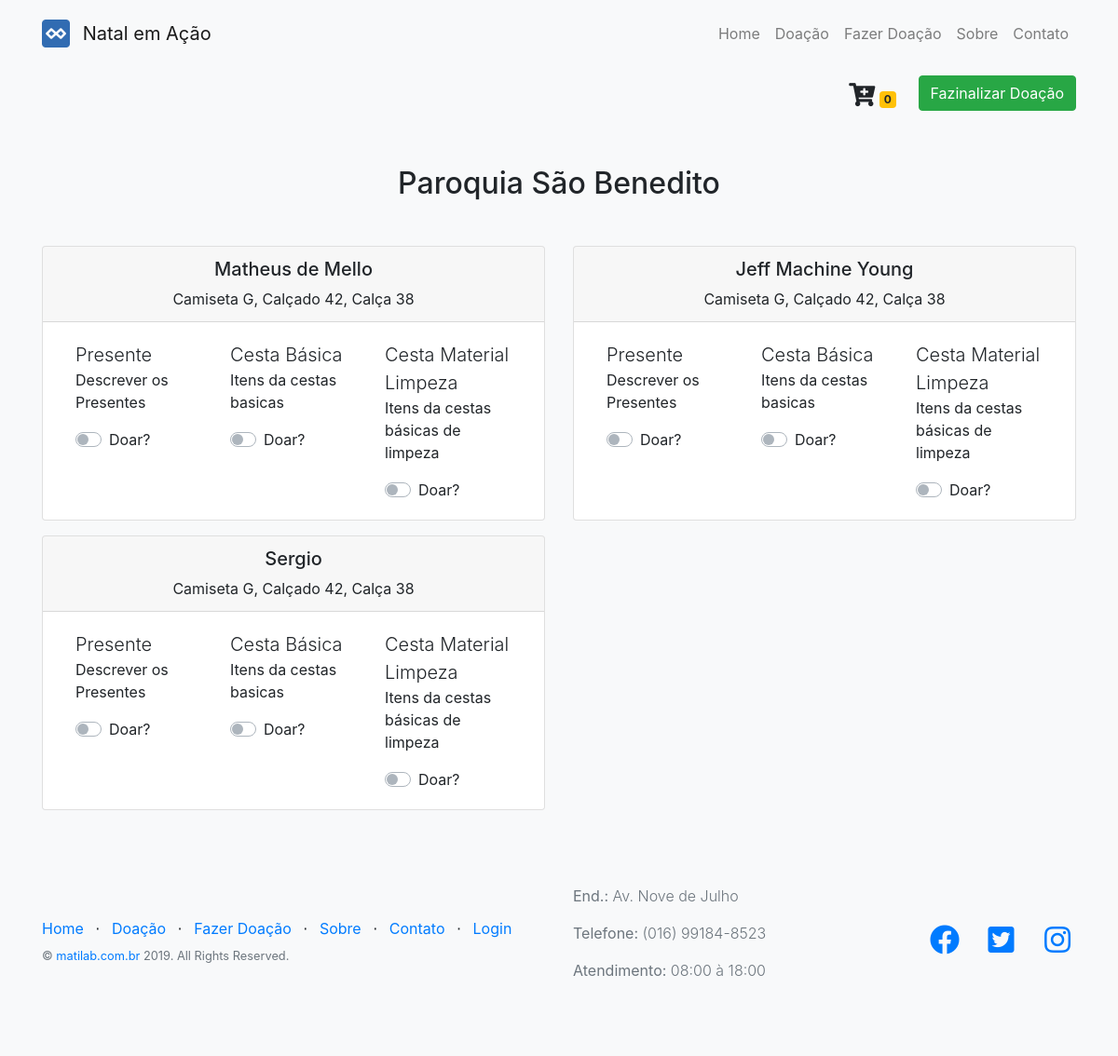
The app's page /doacao/doar with its own data.
### tables this page shows
CREATE TABLE `tbl_pagina` (
  `id_pagina` int(11) NOT NULL AUTO_INCREMENT,
  `pagina` varchar(150) NOT NULL,
  `url` varchar(150) NOT NULL,
  `principal` enum('Não','Sim') NOT NULL DEFAULT 'Não',
  `configuracao` enum('Não','Sim') NOT NULL DEFAULT 'Não',
  `ativo` enum('Ativo','Desativado') NOT NULL DEFAULT 'Ativo',
  `ordem` int(3) NOT NULL,
  PRIMARY KEY (`id_pagina`)
);

CREATE TABLE `tbl_entidade` (
  `id_entidade` int(11) NOT NULL AUTO_INCREMENT,
  `nome_entidade` varchar(150) NOT NULL,
  `nome_fantasia` varchar(250) NOT NULL,
  `endereco` varchar(250) NOT NULL,
  `numero` varchar(10) NOT NULL,
  `telefone` varchar(12) NOT NULL,
  `complemento` varchar(100) DEFAULT NULL,
  `ativo` enum('Ativo','Desativado') NOT NULL DEFAULT 'Ativo',
  PRIMARY KEY (`id_entidade`)
);

CREATE TABLE `tbl_movimento` (
  `id_movimento` int(11) NOT NULL AUTO_INCREMENT,
  `id_entidade` int(11) NOT NULL,
  `id_beneficiado` int(11) NOT NULL,
  `dt_periodo` date NOT NULL,
  PRIMARY KEY (`id_movimento`),
  KEY `fk_mov_entidade` (`id_entidade`),
  KEY `fk_mov_benef` (`id_beneficiado`),
  CONSTRAINT `fk_mov_benef` FOREIGN KEY (`id_beneficiado`) REFERENCES `tbl_beneficiado` (`id_beneficiado`),
  CONSTRAINT `fk_mov_entidade` FOREIGN KEY (`id_entidade`) REFERENCES `tbl_entidade` (`id_entidade`)
);

CREATE TABLE `tbl_beneficiado` (
  `id_beneficiado` int(11) NOT NULL AUTO_INCREMENT,
  `id_entidade` int(11) NOT NULL,
  `nome_benef` varchar(250) NOT NULL,
  `nr_rg_cpf` varchar(14) NOT NULL,
  `endereco` varchar(250) NOT NULL,
  `numero` varchar(10) NOT NULL,
  `telefone` varchar(12) NOT NULL,
  `complemento` varchar(100) DEFAULT NULL,
  `ativo` enum('Ativo','Desativado') NOT NULL DEFAULT 'Ativo',
  `caracteristicas` varchar(150) NOT NULL,
  PRIMARY KEY (`id_beneficiado`),
  KEY `fk_entidade_benef` (`id_entidade`),
  CONSTRAINT `fk_entidade_benef` FOREIGN KEY (`id_entidade`) REFERENCES `tbl_entidade` (`id_entidade`)
);

CREATE TABLE `tbl_tipo_doacao` (
  `id_tipo_doacao` int(11) NOT NULL AUTO_INCREMENT,
  `tipo` varchar(50) NOT NULL,
  `descricao` varchar(100) NOT NULL,
  PRIMARY KEY (`id_tipo_doacao`)
);

### application/libraries/Template.php (called while the page is built, shortened)
<?php
class Template {
	protected $CI;
	protected $data = [];
  public function __construct()
  {
    $this->CI =& get_instance();
    $this->arrJSExt = [];
    $this->data['arrCss'] = [];
  }
  public function show($view, $vars = array(), $return = FALSE)
  {
    $this->CI->load->model('Configuracao_model', 'cfg');
    $this->data['head'] = $this->CI->cfg->getPaginaConfig('cabecalho');
    $this->data['foot'] = $this->CI->cfg->getPaginaConfig('rodape');
    $this->data['pages'] = $this->CI->cfg->getPaginas();
    $this->data = array_merge($this->data, $vars);
    $this->CI->load->view('pagina/comuns/header', $this->data);
    $this->CI->load->view($view, $this->data, $return);
    $this->CI->load->view('pagina/comuns/footer', $this->data);
  }
  private function setJS(){
    $this->data['arrJS'] = [];
    array_push($this->data['arrJS'], base_url_webapp("js/componentes/bootstrap/jquery.min.js"));
    array_push($this->data['arrJS'], base_url_webapp("js/componentes/bootstrap/bootstrap.bundle.min.js"));
    array_push($this->data['arrJS'], base_url_webapp("js/componentes/bootstrap/bootstrap.min.js"));
    foreach($this->arrJSExt as $js)
      array_push($this->data['arrJS'], $js);
  }
	public function addScriptWebapp($js){
		array_push($this->arrJSExt, base_url_webapp("$js"));
	}
  public function addCssWebapp($css){
    array_push($this->data['arrCss'], base_url_webapp("$css"));
  }
}

### application/controllers/Welcome.php (called while the page is built, shortened)
<?php
class Welcome extends MY_Controller {
	public function index($slug = 'home')
	{
    	$this->data['slug'] = $slug;
		if (method_exists($this, $slug))
			$this->$slug();
		else
			show_404();
	}
	private function doar(){
    $this->template->addScriptWebapp('js/doar.js');
		$this->template->addCssWebapp('css/style/main-page.css');
		$this->data['doar'] = $this->projetos->getPaginaCampos('doar');
		$this->data['movimentos'] = $this->projetos->getMovimentos();
		$this->data['tipos'] = $this->projetos->getTipoDoacao();
    $this->data['countCart'] = count($this->projetos->getCarts());
		$this->template->show('pagina/doar', $this->data);
	}
}

### index.php (called while the page is built, shortened)
<?php
require_once BASEPATH.'core/CodeIgniter.php';

### application/helpers/funcoes_helper.php (called while the page is built, shortened)
<?php if ( ! defined('BASEPATH')) exit('No direct script access allowed');
function base_url_webapp($uri = '', $protocol = NULL) {
	$CI =& get_instance();
	$uri = 'assets/webapp/' . $uri;
	return $CI->config->base_url($uri, $protocol);
}
function nome_projeto(){
  return "Natal em Ação";
}
function is_set($array, $param){
  return isset($array[$param]) ? $array[$param] : "";
}

### application/models/Configuracao_model.php (called while the page is built, shortened)
<?php
class Configuracao_model extends CI_Model {
  public function getPaginas() {
    return $this->db->order_by('ordem')->get_where('tbl_pagina', ['ativo' => 'Ativo', 'configuracao' => 'Não'])->result();
  }
}

### application/models/Projetos_model.php (called while the page is built, shortened)
<?php
class Projetos_model extends CI_Model {
  public function getEntidades(){
    return $this->db->get_where('tbl_entidade',['ativo' => 'Ativo'])->result();
  }
  public function getBeneficiado($id){
    return $this->db->get_where('tbl_beneficiado',['ativo' => 'Ativo', 'id_beneficiado' => $id])->row();
  }
  public function getMovimentos(){
    $entidades = $this->getEntidades();
    foreach ($entidades as $key1 => $entidade) {
      $movs = $this->db->get_where('tbl_movimento', ['id_entidade' => $entidade->id_entidade])->result();
      foreach ($movs as $key => $mov) {
        $movs[$key]->benefeciado = $this->getBeneficiado($mov->id_beneficiado);
      }
      $entidades[$key1]->beneficiados = $movs;
    }
    return $entidades;
  }
  public function getTipoDoacao(){
    return $this->db->get_where('tipo_doacao')->result();
  }
}

### application/views/pagina/doar.php (the view, shortened to what this page needs)
<nav class="navbar navbar-expand-lg navbar-light bg-light" style="margin-top: 73px;">
  <div class="container">
    <ul class="navbar-nav ml-auto">
      <li class="nav-item">
        <div class="dropdown">
          <span class="fa fa-cart-plus my-2" id="overCart" style="font-size: 25px;"
            role="button" id="dropdownMenuLink" data-toggle="dropdown" aria-haspopup="true" aria-expanded="true"></span>
          <span class="badge badge-warning mr-4" id="countCart"><?= $countCart ?></span>
        </div>
      </li>
      <li class="nav-item">
        <a class="btn btn-success" href="#modalDoador" data-toggle="modal" data-target="#modalDoador">Fazinalizar Doação</a>
      </li>
    </ul>
  </div>
</nav>
<?php foreach ($movimentos as $key => $mov) : ?>
  <section class="text-center pt-5" id="doacao">
    <div class="container">
      <h2 class="mb-5"><?= $mov->nome_fantasia ?></h2>
      <div class="row">
      	<?php foreach ($mov->beneficiados as $key1 => $benef) : ?>
        <div class="col-lg-6">
          <div class=" mx-auto mb-5 mb-lg-0 mb-lg-3">
            <div class="card">
              <?= form_open('Welcome/realizar_doacao', ['id' => 'id_'.$key.$key1]) ?>
                <div class="card-header">
                  <h5><?= $benef->benefeciado->nome_benef ?></h5>
                  <smal><?= $benef->benefeciado->caracteristicas ?></smal>
                </div>
                <div class="card-body">
                  <div class="container">
                    <div class="row text-left">
                      <?php foreach ($tipos as $key2 => $tipo): ?>
                      <div class="col-lg-4">
                        <p class="lead mb-0"> <?= $tipo->tipo ?> </p>
                        <p><smal> <?= $tipo->descricao ?> </smal></p>
                        <div class="custom-control custom-switch">
                          <label class="custom-control-label" for="<?= 'chk_'.$key.$key1.$key2 ?>">Doar?</label>
                        </div>
                      </div>
                      <?php endforeach; ?>
                    </div>
                  </div>
                </div>
              <?= form_close() ?>
            </div>
          </div>
        </div>
    	<?php endforeach; ?>
      </div>
    </div>
  </section>
<?php endforeach; ?>

### application/views/pagina/comuns/header.php (shortened to what this page needs)
<!DOCTYPE html>
<html lang="en">
  <head>
    <link href="<?= base_url_webapp("css/components/fontawesome-free/all.min.css") ?>" rel="stylesheet">
    <link href="<?= base_url_webapp("css/components/simple-line-icons/css/simple-line-icons.css") ?>" rel="stylesheet" type="text/css">
    <link rel="stylesheet" href="<?= base_url_webapp("css/master.css") ?>">
    <?php if(isset($arrCss)) foreach($arrCss as $css): ?>
    <link rel="stylesheet" href="<?= $css ?>">
    <?php endforeach; ?>
  </head>
  <body class="bg-light">
	<nav class="navbar navbar-expand-lg fixed-top navbar-light bg-light py-3">
    <div class="container">
      <a class="navbar-brand" href="<?= base_url() ?>">
        <img src="<?= base_url("assets/images/apple-touch-icon.png") ?>" width="30" height="30" class="d-inline-block align-top mr-2" alt="">
        <?= nome_projeto() ?>
      </a>
      <div class="collapse navbar-collapse" id="navbarNav">
        <ul class="navbar-nav ml-auto">
          <?php foreach($pages as $page): ?>
          <li class="nav-item">
            <a class="nav-link" href="<?= base_url($page->url) ?>"><?= $page->pagina ?></a>
          </li>
          <?php endforeach; ?>
        </ul>
      </div>
    </div>
	</nav>

### application/views/pagina/comuns/footer.php (shortened to what this page needs)
<?php if (isset($foot)) : ?>
  <footer class="footer mt-auto bg-light" id="contato">
    <div class="container">
      <div class="row">
        <div class="col-lg-6 h-100 text-center text-lg-left my-auto">
          <ul class="list-inline mb-2">
            <?php foreach($pages as $page): ?>
            <li class="list-inline-item">
              <a href="<?= base_url($page->url) ?>"><?= $page->pagina ?></a>
            </li>
            <li class="list-inline-item">&sdot;</li>
            <?php endforeach; ?>
            <li class="list-inline-item">
              <a href="<?= base_url("accounts/login") ?>">Login</a>
            </li>
          </ul>
          <p class="text-muted small mb-4 mb-lg-0">&copy; <a href="http://www.matilab.com.br" target="_blank">matilab.com.br</a> 2019. All Rights Reserved.</p>
        </div>
        <div class="col-lg-3 h-100 text-center text-lg-left my-auto">
          <?php if (is_set($foot, 'endereco') !== ''): ?>
          <p class="text-muted font-weight-light"><b>End.:</b> <?= is_set($foot, 'endereco') ?></p>
          <?php endif; ?>
          <?php if (is_set($foot, 'telefone') !== ''): ?>
          <p class="text-muted font-weight-light"><b>Telefone:</b> <?= is_set($foot, 'telefone') ?></p>
          <?php endif; ?>
          <?php if (is_set($foot, 'horario') !== ''): ?>
          <p class="text-muted font-weight-light"><b>Atendimento:</b> <?= is_set($foot, 'horario') ?></p>
          <?php endif; ?>
        </div>
        <div class="col-lg-3 h-100 text-center text-lg-right my-auto">
          <ul class="list-inline mb-0">
            <?php if (is_set($foot, 'facebook') !== ''): ?>
            <li class="list-inline-item mr-3">
              <a href="<?= is_set($foot, 'facebook') ?>">
                <i class="fab fa-facebook fa-2x fa-fw"></i>
              </a>
            </li>
            <?php endif; ?>
            <?php if (is_set($foot, 'twitter') !== ''): ?>
            <li class="list-inline-item mr-3">
              <a href="<?= is_set($foot, 'twitter') ?>">
                <i class="fab fa-twitter-square fa-2x fa-fw"></i>
              </a>
            </li>
            <?php endif; ?>
            <?php if (is_set($foot, 'instagram') !== ''): ?>
            <li class="list-inline-item">
              <a href="<?= is_set($foot, 'instagram') ?>">
                <i class="fab fa-instagram fa-2x fa-fw"></i>
              </a>
            </li>
            <?php endif; ?>
          </ul>
        </div>
      </div>
    </div>
  </footer>
<?php endif; ?>
  </body>
</html>

### assets/webapp/css/style/main-page.css (style rules this page uses)
footer.footer { padding-top: 4rem; padding-bottom: 4rem; }

### records on screen
tbl_pagina: pagina "Home"
tbl_pagina: pagina "Doação"
tbl_pagina: pagina "Fazer Doação"
tbl_pagina: pagina "Sobre"
tbl_pagina: pagina "Contato"
tbl_entidade: nome_fantasia "Paroquia São Benedito"
tbl_movimento: id_beneficiado.nome_benef "Matheus de Mello", id_beneficiado.caracteristicas "Camiseta G, Calçado 42, Calça 38"
tbl_tipo_doacao: tipo "Presente", descricao "Descrever os Presentes"
tbl_tipo_doacao: tipo "Cesta Básica", descricao "Itens da cestas basicas"
tbl_tipo_doacao: tipo "Cesta Material Limpeza", descricao "Itens da cestas básicas de limpeza"
tbl_movimento: id_beneficiado.nome_benef "Jeff Machine Young", id_beneficiado.caracteristicas "Camiseta G, Calçado 42, Calça 38"
tbl_movimento: id_beneficiado.nome_benef "Sergio", id_beneficiado.caracteristicas "Camiseta G, Calçado 42, Calça 38"

### other values on screen
nome_projeto() "Natal em Ação"
$countCart "0"
is_set($foot, 'endereco') "Av. Nove de Julho"
is_set($foot, 'telefone') "(016) 99184-8523"
is_set($foot, 'horario') "08:00 à 18:00"
